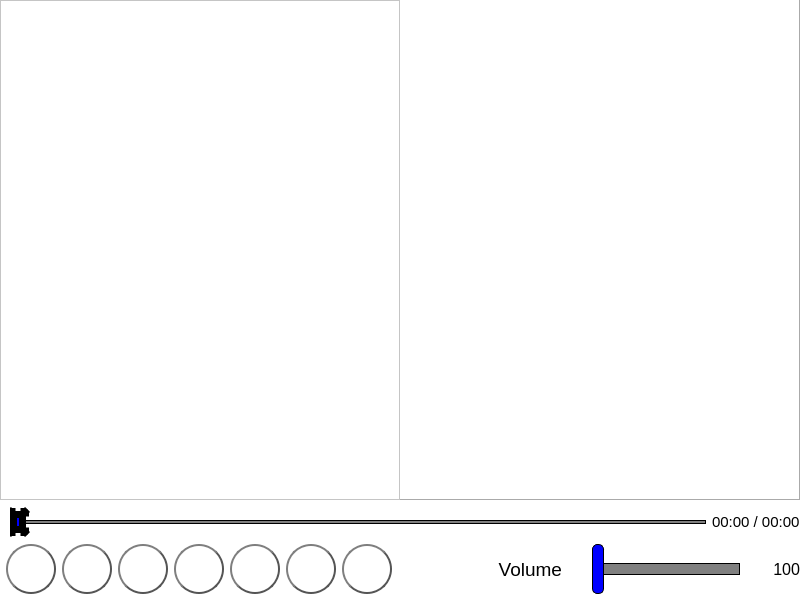
<?xml version="1.0" encoding="UTF-8"?>
<ui version="4.0">
 <class>Frame</class>
 <widget class="QFrame" name="Frame">
  <property name="geometry">
   <rect>
    <x>0</x>
    <y>0</y>
    <width>800</width>
    <height>600</height>
   </rect>
  </property>
  <property name="sizePolicy">
   <sizepolicy hsizetype="Expanding" vsizetype="Expanding">
    <horstretch>0</horstretch>
    <verstretch>0</verstretch>
   </sizepolicy>
  </property>
  <property name="windowTitle">
   <string>Frame</string>
  </property>
  <property name="styleSheet">
   <string notr="true">background-color:white;</string>
  </property>
  <layout class="QGridLayout" name="gridLayout">
   <property name="leftMargin">
    <number>0</number>
   </property>
   <property name="topMargin">
    <number>0</number>
   </property>
   <property name="rightMargin">
    <number>0</number>
   </property>
   <property name="bottomMargin">
    <number>0</number>
   </property>
   <item row="1" column="0">
    <layout class="QHBoxLayout" name="horizontalLayout_2" stretch="9,1">
     <property name="spacing">
      <number>6</number>
     </property>
     <property name="leftMargin">
      <number>10</number>
     </property>
     <item>
      <widget class="QSlider" name="slider_progress">
       <property name="minimumSize">
        <size>
         <width>0</width>
         <height>32</height>
        </size>
       </property>
       <property name="styleSheet">
        <string notr="true">QSlider::groove:horizontal {
				 margin: -2px 0;
				border: 1px solid;
				background-color: grey;
				height: 2px;
				margin: 10px 0px;
			}
			QSlider::handle:horizontal {
				background-color: blue;
				border: 7px solid;
				border-style: outset;
				border-radius: 2px;
				height: 5px;
				width: 2px; 
				margin: -10px -1px;
			}
QSlider:horizontal {
    min-height: 32px;
}</string>
       </property>
       <property name="singleStep">
        <number>5</number>
       </property>
       <property name="pageStep">
        <number>0</number>
       </property>
       <property name="orientation">
        <enum>Qt::Horizontal</enum>
       </property>
      </widget>
     </item>
     <item>
      <widget class="QLabel" name="labelDuration">
       <property name="font">
        <font>
         <pointsize>11</pointsize>
        </font>
       </property>
       <property name="text">
        <string>00:00 / 00:00</string>
       </property>
       <property name="alignment">
        <set>Qt::AlignJustify|Qt::AlignVCenter</set>
       </property>
      </widget>
     </item>
    </layout>
   </item>
   <item row="0" column="0">
    <layout class="QHBoxLayout" name="hLayoutPlist_Video" stretch="0,0">
     <property name="spacing">
      <number>0</number>
     </property>
     <item>
      <widget class="QListView" name="playlistView">
       <property name="sizePolicy">
        <sizepolicy hsizetype="Expanding" vsizetype="Expanding">
         <horstretch>0</horstretch>
         <verstretch>0</verstretch>
        </sizepolicy>
       </property>
       <property name="font">
        <font>
         <family>Gill Sans MT Ext Condensed Bold</family>
         <pointsize>16</pointsize>
         <weight>50</weight>
         <italic>false</italic>
         <bold>false</bold>
        </font>
       </property>
       <property name="styleSheet">
        <string notr="true">				background-color: white;
				color: blue;
				selection-color: white;
				selection-background-color: blue;</string>
       </property>
       <property name="spacing">
        <number>4</number>
       </property>
       <property name="viewMode">
        <enum>QListView::IconMode</enum>
       </property>
      </widget>
     </item>
     <item>
      <widget class="QFrame" name="frameVideoPlayer">
       <property name="enabled">
        <bool>true</bool>
       </property>
       <property name="sizePolicy">
        <sizepolicy hsizetype="Expanding" vsizetype="Expanding">
         <horstretch>0</horstretch>
         <verstretch>0</verstretch>
        </sizepolicy>
       </property>
       <property name="frameShape">
        <enum>QFrame::Panel</enum>
       </property>
       <property name="frameShadow">
        <enum>QFrame::Raised</enum>
       </property>
       <layout class="QGridLayout" name="gridLayout_2"/>
      </widget>
     </item>
    </layout>
   </item>
   <item row="2" column="0">
    <layout class="QHBoxLayout" name="horizontalLayout_4" stretch="3,4">
     <property name="spacing">
      <number>20</number>
     </property>
     <property name="leftMargin">
      <number>6</number>
     </property>
     <property name="rightMargin">
      <number>0</number>
     </property>
     <property name="bottomMargin">
      <number>6</number>
     </property>
     <item>
      <layout class="QHBoxLayout" name="horizontalLayout_3" stretch="0,0,0,0,0,0,0">
       <property name="spacing">
        <number>6</number>
       </property>
       <item>
        <widget class="QPushButton" name="stopButton">
         <property name="sizePolicy">
          <sizepolicy hsizetype="Fixed" vsizetype="Fixed">
           <horstretch>0</horstretch>
           <verstretch>0</verstretch>
          </sizepolicy>
         </property>
         <property name="minimumSize">
          <size>
           <width>50</width>
           <height>50</height>
          </size>
         </property>
         <property name="styleSheet">
          <string notr="true">QPushButton {
	border-image: url(:/img/round_stop.png);
border-image: url(:/img/round_stop.png);
    color: #333;
    border: 2px solid #555;
    border-radius: 25px;
    border-style: outset;
    background: qradialgradient(
        cx: 0.3, cy: -0.4, fx: 0.3, fy: -0.4,
        radius: 1.35, stop: 0 #fff, stop: 1 #888
        );
    padding: 5px;
    }

QPushButton:hover {
    background: qradialgradient(
        cx: 0.3, cy: -0.4, fx: 0.3, fy: -0.4,
        radius: 1.35, stop: 0 #fff, stop: 1 #bbb
        );
    }

QPushButton:pressed {
    border: 6px solid #555;
    border-radius: 25px;
    border-style:outset;
    background: qradialgradient(
        cx: 0.4, cy: -0.1, fx: 0.4, fy: -0.1,
        radius: 1.35, stop: 0 #fff, stop: 1 #ddd
        );
    }</string>
         </property>
         <property name="text">
          <string/>
         </property>
        </widget>
       </item>
       <item>
        <widget class="QPushButton" name="previousButton">
         <property name="sizePolicy">
          <sizepolicy hsizetype="Fixed" vsizetype="Fixed">
           <horstretch>0</horstretch>
           <verstretch>0</verstretch>
          </sizepolicy>
         </property>
         <property name="minimumSize">
          <size>
           <width>50</width>
           <height>50</height>
          </size>
         </property>
         <property name="baseSize">
          <size>
           <width>0</width>
           <height>0</height>
          </size>
         </property>
         <property name="styleSheet">
          <string notr="true">QPushButton {
border-image: url(:/img/round_last.png);
    color: #333;
    border: 2px solid #555;
    border-radius: 25px;
    border-style: outset;
    background: qradialgradient(
        cx: 0.3, cy: -0.4, fx: 0.3, fy: -0.4,
        radius: 1.35, stop: 0 #fff, stop: 1 #888
        );
    padding: 5px;
    }

QPushButton:hover {
    background: qradialgradient(
        cx: 0.3, cy: -0.4, fx: 0.3, fy: -0.4,
        radius: 1.35, stop: 0 #fff, stop: 1 #bbb
        );
    }

QPushButton:pressed {
    border: 6px solid #555;
    border-radius: 25px;
    border-style:outset;
    background: qradialgradient(
        cx: 0.4, cy: -0.1, fx: 0.4, fy: -0.1,
        radius: 1.35, stop: 0 #fff, stop: 1 #ddd
        );
    }</string>
         </property>
         <property name="text">
          <string notr="true"/>
         </property>
        </widget>
       </item>
       <item>
        <widget class="QPushButton" name="playButton">
         <property name="sizePolicy">
          <sizepolicy hsizetype="Fixed" vsizetype="Fixed">
           <horstretch>0</horstretch>
           <verstretch>0</verstretch>
          </sizepolicy>
         </property>
         <property name="minimumSize">
          <size>
           <width>50</width>
           <height>50</height>
          </size>
         </property>
         <property name="styleSheet">
          <string notr="true">QPushButton {
border-image: url(:/img/round_play.png);
    color: #333;
    border: 2px solid #555;
    border-radius: 25px;
    border-style: outset;
    background: qradialgradient(
        cx: 0.3, cy: -0.4, fx: 0.3, fy: -0.4,
        radius: 1.35, stop: 0 #fff, stop: 1 #888
        );
    padding: 5px;
    }

QPushButton:hover {
    background: qradialgradient(
        cx: 0.3, cy: -0.4, fx: 0.3, fy: -0.4,
        radius: 1.35, stop: 0 #fff, stop: 1 #bbb
        );
    }

QPushButton:pressed {
    border: 6px solid #555;
    border-radius: 25px;
    border-style:outset;
    background: qradialgradient(
        cx: 0.4, cy: -0.1, fx: 0.4, fy: -0.1,
        radius: 1.35, stop: 0 #fff, stop: 1 #ddd
        );
    }</string>
         </property>
         <property name="text">
          <string notr="true"/>
         </property>
        </widget>
       </item>
       <item>
        <widget class="QPushButton" name="nextButton">
         <property name="sizePolicy">
          <sizepolicy hsizetype="Fixed" vsizetype="Fixed">
           <horstretch>0</horstretch>
           <verstretch>0</verstretch>
          </sizepolicy>
         </property>
         <property name="minimumSize">
          <size>
           <width>50</width>
           <height>50</height>
          </size>
         </property>
         <property name="styleSheet">
          <string notr="true">QPushButton {
border-image: url(:/img/round_next.png);
    color: #333;
    border: 2px solid #555;
    border-radius: 25px;
    border-style: outset;
    background: qradialgradient(
        cx: 0.3, cy: -0.4, fx: 0.3, fy: -0.4,
        radius: 1.35, stop: 0 #fff, stop: 1 #888
        );
    padding: 5px;
    }

QPushButton:hover {
    background: qradialgradient(
        cx: 0.3, cy: -0.4, fx: 0.3, fy: -0.4,
        radius: 1.35, stop: 0 #fff, stop: 1 #bbb
        );
    }

QPushButton:pressed {
    border: 6px solid #555;
    border-radius: 25px;
    border-style:outset;
    background: qradialgradient(
        cx: 0.4, cy: -0.1, fx: 0.4, fy: -0.1,
        radius: 1.35, stop: 0 #fff, stop: 1 #ddd
        );
    }</string>
         </property>
         <property name="text">
          <string notr="true"/>
         </property>
        </widget>
       </item>
       <item>
        <widget class="QPushButton" name="repeatButton">
         <property name="sizePolicy">
          <sizepolicy hsizetype="Fixed" vsizetype="Fixed">
           <horstretch>0</horstretch>
           <verstretch>0</verstretch>
          </sizepolicy>
         </property>
         <property name="minimumSize">
          <size>
           <width>50</width>
           <height>50</height>
          </size>
         </property>
         <property name="styleSheet">
          <string notr="true">QPushButton {
	border-image: url(:/btn/round_repeat.png);
    color: #333;
    border: 2px solid #555;
    border-radius: 25px;
    border-style: outset;
    background: qradialgradient(
        cx: 0.3, cy: -0.4, fx: 0.3, fy: -0.4,
        radius: 1.35, stop: 0 #fff, stop: 1 #888
        );
    padding: 5px;
    }

QPushButton:hover {
    background: qradialgradient(
        cx: 0.3, cy: -0.4, fx: 0.3, fy: -0.4,
        radius: 1.35, stop: 0 #fff, stop: 1 #bbb
        );
    }

QPushButton:pressed {
    border: 6px solid #555;
    border-radius: 25px;
    border-style:outset;
    background: qradialgradient(
        cx: 0.4, cy: -0.1, fx: 0.4, fy: -0.1,
        radius: 1.35, stop: 0 #fff, stop: 1 #ddd
        );
    }</string>
         </property>
         <property name="text">
          <string notr="true"/>
         </property>
        </widget>
       </item>
       <item>
        <widget class="QPushButton" name="ejectButton">
         <property name="sizePolicy">
          <sizepolicy hsizetype="Fixed" vsizetype="Fixed">
           <horstretch>0</horstretch>
           <verstretch>0</verstretch>
          </sizepolicy>
         </property>
         <property name="minimumSize">
          <size>
           <width>50</width>
           <height>50</height>
          </size>
         </property>
         <property name="styleSheet">
          <string notr="true">QPushButton {
	
	border-image: url(:/btn/round_eject.png);
    color: #333;
    border: 2px solid #555;
    border-radius: 25px;
    border-style: outset;
    background: qradialgradient(
        cx: 0.3, cy: -0.4, fx: 0.3, fy: -0.4,
        radius: 1.35, stop: 0 #fff, stop: 1 #888
        );
    padding: 5px;
    }

QPushButton:hover {
    background: qradialgradient(
        cx: 0.3, cy: -0.4, fx: 0.3, fy: -0.4,
        radius: 1.35, stop: 0 #fff, stop: 1 #bbb
        );
    }

QPushButton:pressed {
    border: 6px solid #555;
    border-radius: 25px;
    border-style:outset;
    background: qradialgradient(
        cx: 0.4, cy: -0.1, fx: 0.4, fy: -0.1,
        radius: 1.35, stop: 0 #fff, stop: 1 #ddd
        );
    }</string>
         </property>
         <property name="text">
          <string notr="true"/>
         </property>
        </widget>
       </item>
       <item>
        <widget class="QPushButton" name="muteButton">
         <property name="sizePolicy">
          <sizepolicy hsizetype="Fixed" vsizetype="Fixed">
           <horstretch>0</horstretch>
           <verstretch>0</verstretch>
          </sizepolicy>
         </property>
         <property name="minimumSize">
          <size>
           <width>50</width>
           <height>50</height>
          </size>
         </property>
         <property name="styleSheet">
          <string notr="true">QPushButton {
	border-image: url(:/newPrefix/round_unmute.png);
    color: #333;
    border: 2px solid #555;
    border-radius: 25px;
    border-style: outset;
    background: qradialgradient(
        cx: 0.3, cy: -0.4, fx: 0.3, fy: -0.4,
        radius: 1.35, stop: 0 #fff, stop: 1 #888
        );
    padding: 5px;
    }

QPushButton:hover {
    background: qradialgradient(
        cx: 0.3, cy: -0.4, fx: 0.3, fy: -0.4,
        radius: 1.35, stop: 0 #fff, stop: 1 #bbb
        );
    }

QPushButton:pressed {
    border: 6px solid #555;
    border-radius: 25px;
    border-style:outset;
    background: qradialgradient(
        cx: 0.4, cy: -0.1, fx: 0.4, fy: -0.1,
        radius: 1.35, stop: 0 #fff, stop: 1 #ddd
        );
    }</string>
         </property>
         <property name="text">
          <string notr="true"/>
         </property>
        </widget>
       </item>
      </layout>
     </item>
     <item>
      <layout class="QHBoxLayout" name="horizontalLayout_5">
       <property name="spacing">
        <number>30</number>
       </property>
       <item>
        <widget class="QLabel" name="label">
         <property name="minimumSize">
          <size>
           <width>150</width>
           <height>30</height>
          </size>
         </property>
         <property name="font">
          <font>
           <pointsize>14</pointsize>
          </font>
         </property>
         <property name="text">
          <string>Volume</string>
         </property>
         <property name="alignment">
          <set>Qt::AlignRight|Qt::AlignTrailing|Qt::AlignVCenter</set>
         </property>
        </widget>
       </item>
       <item>
        <widget class="QSlider" name="volumeSlider">
         <property name="sizePolicy">
          <sizepolicy hsizetype="Expanding" vsizetype="Fixed">
           <horstretch>0</horstretch>
           <verstretch>0</verstretch>
          </sizepolicy>
         </property>
         <property name="minimumSize">
          <size>
           <width>0</width>
           <height>50</height>
          </size>
         </property>
         <property name="styleSheet">
          <string notr="true">QSlider::groove:horizontal {
				border: 1px solid;
				background-color: grey;
				height: 10px;
				margin: 10px 0px;
			}
			QSlider::handle:horizontal {
				background-color: blue;
				border: 1px solid;
				border-style: outset;
				border-radius: 5px;
				height: 5px;
				width: 10px; 
				margin: -20px -1px;
			}</string>
         </property>
         <property name="maximum">
          <number>100</number>
         </property>
         <property name="orientation">
          <enum>Qt::Horizontal</enum>
         </property>
         <property name="tickPosition">
          <enum>QSlider::TicksBelow</enum>
         </property>
        </widget>
       </item>
       <item>
        <widget class="QLabel" name="labelVolume">
         <property name="minimumSize">
          <size>
           <width>30</width>
           <height>0</height>
          </size>
         </property>
         <property name="font">
          <font>
           <pointsize>12</pointsize>
           <weight>50</weight>
           <bold>false</bold>
          </font>
         </property>
         <property name="text">
          <string>100</string>
         </property>
         <property name="alignment">
          <set>Qt::AlignRight|Qt::AlignTrailing|Qt::AlignVCenter</set>
         </property>
        </widget>
       </item>
      </layout>
     </item>
    </layout>
   </item>
  </layout>
 </widget>
 <resources>
  <include location="../btn/botoes.qrc"/>
 </resources>
 <connections/>
</ui>
